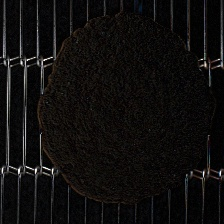
#> input picture kensyo_project/dataset/preprocessed/ABURI/train/OK/0324-0_ABURI.jpg, 224 x 224 px
$ python -i mask.py   (imports and definitions only)
#> lines starting #> are read from the running program, lines starting #| are printed output that depends on the picture; after the words box and inside, x2 and y2 are one past the last pixel; in counts of white or black regions, pixels touching at a corner belong together
# -*- Coding: utf-8 -*-
import cv2
import numpy as np
import os

class Mask:

    def main(self, input_image):
        # HSVに変換
        hsv = cv2.cvtColor(input_image, cv2.COLOR_BGR2HSV)

        # ## for debug
        # cv2.imshow('hsv', hsv[:,:,0])
        # cv2.waitKey(0)

        # 指定した色相以外のピクセルをマスク
        mask_hue = cv2.bitwise_not(self.__hue_mask(input_image=hsv, thresh_lower=30, thresh_upper=180))

        # モロフォルジー演算
        kernel = np.ones((3, 3), np.uint8)
        mask_hue = cv2.dilate(mask_hue, kernel, iterations=1)
        mask_hue = cv2.erode(mask_hue, kernel, iterations=2)
        mask_hue = cv2.dilate(mask_hue, kernel, iterations=1)
        mask_hue = cv2.erode(mask_hue, kernel, iterations=2)
        mask_hue = cv2.dilate(mask_hue, kernel, iterations=1)

        # ## for debug
        # cv2.imshow('mask_hue', mask_hue)
        # cv2.waitKey(0)
        #

        # 指定した彩度のピクセルをマスク
        mask_sat = cv2.bitwise_not(self.__sat_mask(input_image=hsv, thresh_lower=0, thresh_upper=50))

        # モロフォルジー演算
        kernel = np.ones((3, 3), np.uint8)
        mask_sat = cv2.erode(mask_sat, kernel, iterations=1)
        mask_sat = cv2.dilate(mask_sat, kernel, iterations=1)
        #
        # ## for debug
        # cv2.imshow('mask_sat', mask_sat)
        # cv2.waitKey(0)

        return mask_hue, mask_sat


    def __hue_mask(self, input_image, thresh_lower: int, thresh_upper: int):
        bgrLower = np.array([thresh_lower, 0, 0])    # maskする色の下限
        bgrUpper = np.array([thresh_upper, 255, 255])    # maskする色の上限
        mask = cv2.inRange(input_image, bgrLower, bgrUpper) # マスク作成
        return mask

    def __sat_mask(self, input_image, thresh_lower: int, thresh_upper: int):
        bgrLower = np.array([0, thresh_lower, 0])    # maskする色の下限
        bgrUpper = np.array([255, thresh_upper, 255])    # maskする色の上限
        mask = cv2.inRange(input_image, bgrLower, bgrUpper) # マスク作成
        return mask

# [41 lines not run here, left out]

>>> import cv2
>>> picture = cv2.imread('kensyo_project/dataset/preprocessed/ABURI/train/OK/0324-0_ABURI.jpg')
#> picture is the input picture: shape (224, 224, 3); mean B, G, R 13.3, 14.1, 15.5
>>> result = Mask().main(picture)
#> in main, `hsv = cv2.cvtColor(input_image, cv2.COLOR_BGR2HSV)`: hsv: shape (224, 224, 3); mean H, S, V 45.9, 83.5, 16.1
#> in __hue_mask, `mask = cv2.inRange(input_image, bgrLower, bgrUpper)`:
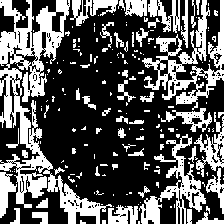
#> mask: shape (224, 224); 35.3% white; 181 white regions (128 under 20 px), largest, box (x1, y1, x2, y2) and area: (0, 0, 112, 224) 6490, (142, 0, 224, 110) 2777, (139, 134, 206, 224) 1724
#> in main, `mask_hue = cv2.dilate(mask_hue, kernel, iterations=1)`: mask_hue: shape (224, 224); 86.2% white; 234 black regions (165 under 20 px), largest, box (x1, y1, x2, y2) and area: (61, 193, 100, 224) 409, (0, 173, 15, 217) 325, (37, 9, 63, 47) 314
#> in main, `mask_hue = cv2.erode(mask_hue, kernel, iterations=2)`: mask_hue: shape (224, 224); 58.8% white; 58 black regions, largest, box (x1, y1, x2, y2) and area: (0, 0, 139, 224) 7817, (140, 0, 224, 105) 3386, (160, 139, 207, 224) 1444
#> in main, `mask_hue = cv2.dilate(mask_hue, kernel, iterations=1)`:
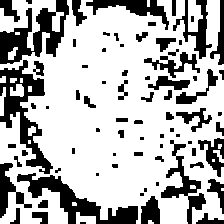
#> mask_hue: shape (224, 224); 70.8% white; 77 black regions (25 under 20 px), largest, box (x1, y1, x2, y2) and area: (0, 60, 53, 174) 2041, (0, 0, 69, 64) 1946, (17, 173, 138, 224) 1912
#> in main, `mask_hue = cv2.erode(mask_hue, kernel, iterations=2)`:
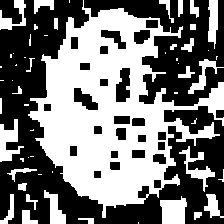
#> mask_hue: shape (224, 224); 47.1% white; 55 white regions (26 under 20 px), largest, box (x1, y1, x2, y2) and area: (28, 0, 224, 218) 18777, (160, 196, 187, 224) 589, (0, 119, 24, 162) 514
#> in main, `mask_hue = cv2.dilate(mask_hue, kernel, iterations=1)`:
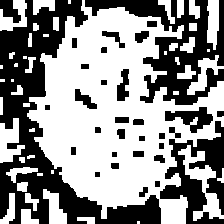
#> mask_hue: shape (224, 224); 57% white; 32 black regions, largest, box (x1, y1, x2, y2) and area: (0, 0, 161, 224) 10530, (85, 0, 224, 105) 5385, (160, 121, 224, 224) 3010
#> in __sat_mask, `mask = cv2.inRange(input_image, bgrLower, bgrUpper)`:
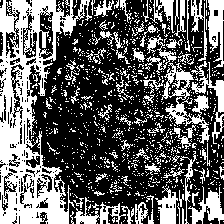
#> mask: shape (224, 224); 38.5% white; 1023 white regions (947 under 20 px), largest, box (x1, y1, x2, y2) and area: (0, 0, 92, 224) 8384, (161, 63, 210, 144) 1166, (208, 0, 224, 68) 684
#> in main, `mask_sat = cv2.erode(mask_sat, kernel, iterations=1)`:
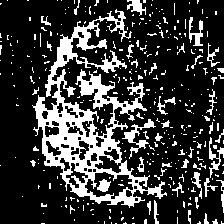
#> mask_sat: shape (224, 224); 22.3% white; 344 white regions (303 under 20 px), largest, box (x1, y1, x2, y2) and area: (32, 9, 167, 208) 7369, (122, 119, 156, 159) 319, (189, 17, 203, 46) 192
#> in main, `mask_sat = cv2.dilate(mask_sat, kernel, iterations=1)`:
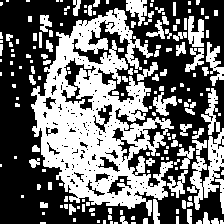
#> mask_sat: shape (224, 224); 43.6% white; 179 white regions (100 under 20 px), largest, box (x1, y1, x2, y2) and area: (31, 8, 174, 216) 14078, (187, 88, 224, 210) 1526, (206, 42, 224, 86) 363
